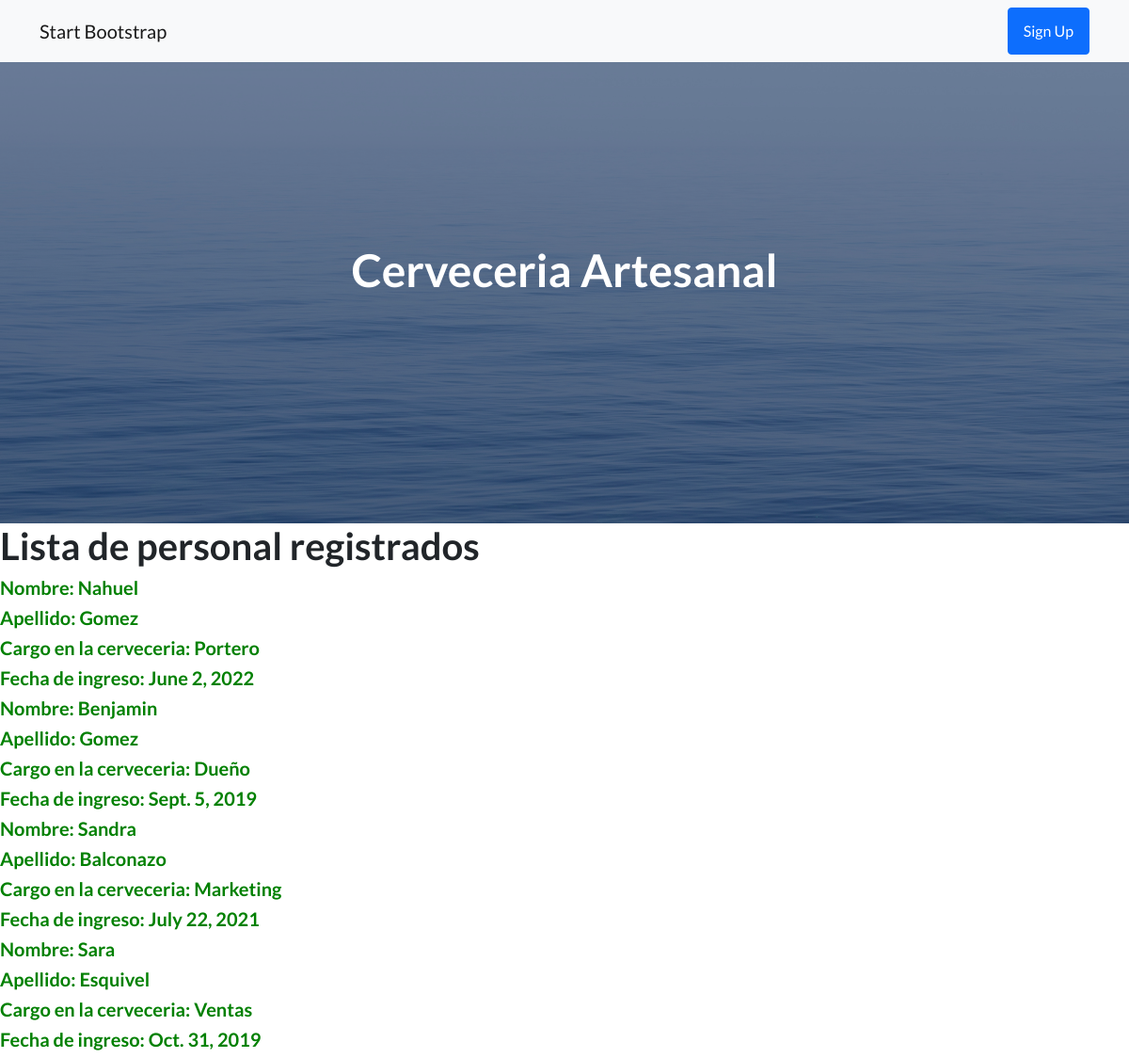
Page /cerveceria/lista_staff on the committed database.
### cerveceria/models.py (models this page shows)
class Staffs(models.Model):
    nombre = models.CharField(max_length=40)
    apellido = models.CharField(max_length=40)
    cargo = models.CharField(max_length=40)
    fecha_ingreso = models.DateField()

### cerveceria/views.py (the view)
# urls.py: path("lista_staff", views.lista_staff),
def lista_staff(request):
    staff = Staffs.objects.all()
    info = {"info": staff}
    return render(request , "lista_staff.html" , info)

### cerveceria/templates/lista_staff.html
{% extends "padre.html" %}
{% load static %}
{% block contenido%}
    <h1>Lista de personal registrados</h1>
        {% for staff in info %}
            <h5 style="color: green">Nombre: {{staff.nombre}} </h5>
            <h5 style="color: green">Apellido: {{staff.apellido}} </h5>
            <h5 style="color: green">Cargo en la cerveceria: {{staff.cargo}} </h5>
            <h5 style="color: green">Fecha de ingreso: {{staff.fecha_ingreso}} </h5>
        {% endfor %}
{% endblock%}

### cerveceria/templates/padre.html (shortened to what this page needs)
<!DOCTYPE html>
<html lang="en">
    <head>
        {% load static %}
        <link href="https://cdn.jsdelivr.net/npm/bootstrap-icons@1.5.0/font/bootstrap-icons.css" rel="stylesheet" type="text/css" />
        <link href="{% static 'cerveceria/css/styles.css' %}" rel="stylesheet" />
    </head>
    <body>
        <nav class="navbar navbar-light bg-light static-top">
            <div class="container">
                <a class="navbar-brand" href="#!">Start Bootstrap</a>
                <a class="btn btn-primary" href="#signup">Sign Up</a>
            </div>
        </nav>
        <header class="masthead">
            <div class="container position-relative">
                <div class="row justify-content-center">
                    <div class="col-xl-6">
                        <div class="text-center text-white">
                            <h1 class="mb-5">Cerveceria Artesanal</h1>
                        </div>
                    </div>
                </div>
            </div>
        </header>
        {% block contenido %}
        {% endblock %}
    </body>
</html>

### rows in the picture
Staffs: nombre "Nahuel", apellido "Gomez", cargo "Portero", fecha_ingreso "June 2, 2022"
Staffs: nombre "Benjamin", apellido "Gomez", cargo "Dueño", fecha_ingreso "Sept. 5, 2019"
Staffs: nombre "Sandra", apellido "Balconazo", cargo "Marketing", fecha_ingreso "July 22, 2021"
Staffs: nombre "Sara", apellido "Esquivel", cargo "Ventas", fecha_ingreso "Oct. 31, 2019"
